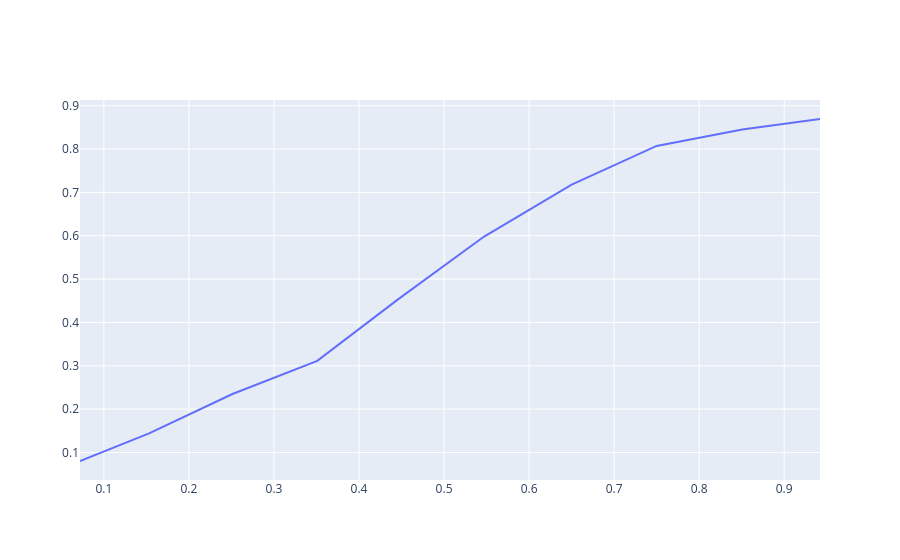

Notebook source saved alongside this figure:
### Code cell
# Create traces
fig = go.Figure()
fig.add_trace(
    go.Scatter(x=lr_prob_pred, y=lr_prob_true, mode="lines", name="Calibration Curve")
)

fig.show()

### Figure 1 — Plotly figure (JSON) as saved in the notebook; plotly's stock layout.template omitted (floating-point values rounded to 4 significant figures)
{"data": [{"mode": "lines", "name": "Calibration Curve", "type": "scatter", "x": [0.07191, 0.1531, 0.2512, 0.3509, 0.4463, 0.5471, 0.6501, 0.75, 0.8506, 0.9421], "y": [0.08036, 0.144, 0.2349, 0.3113, 0.4537, 0.5982, 0.7181, 0.8073, 0.8449, 0.8694]}], "layout": {}}
